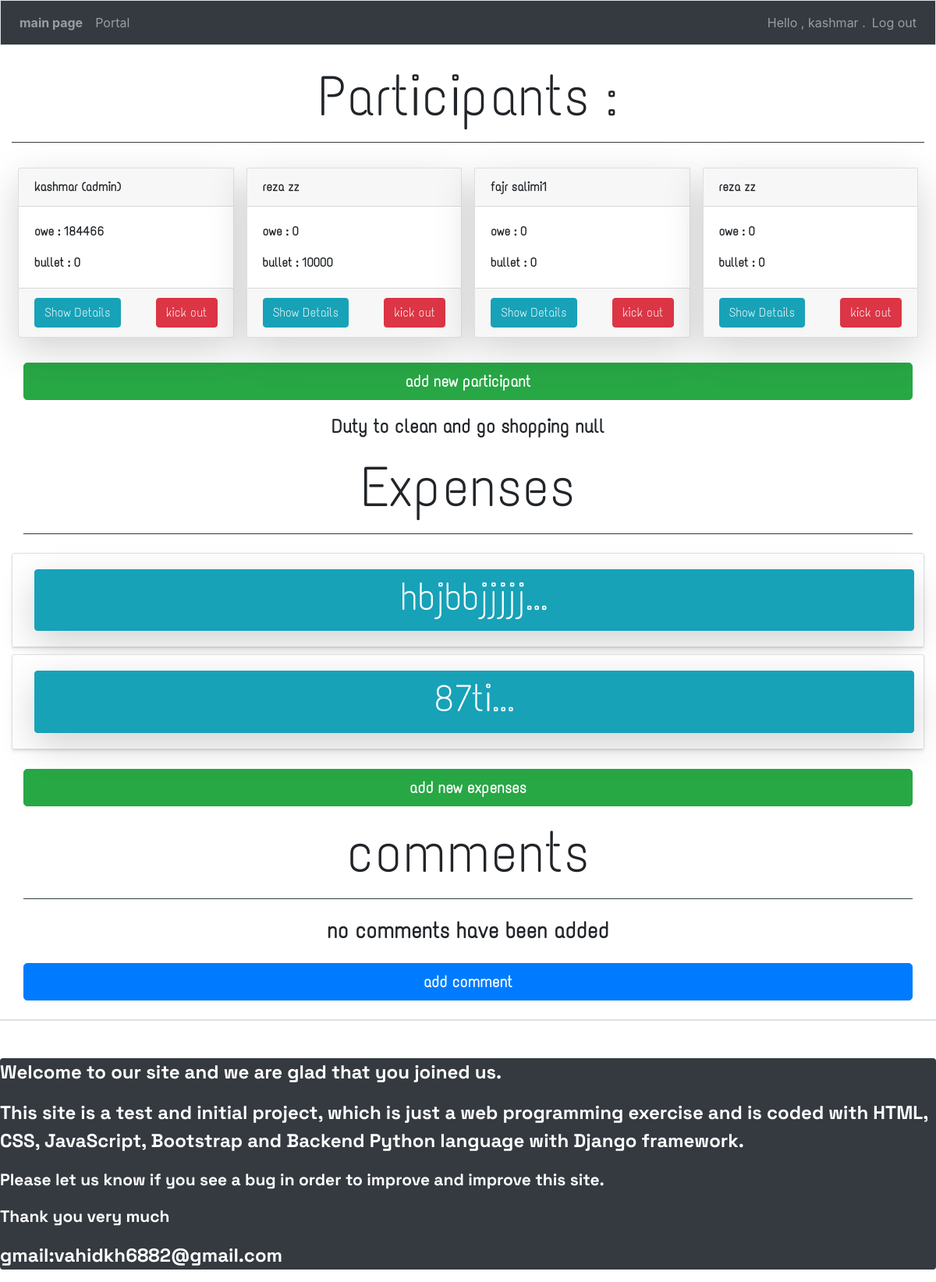
Page /cartable/ (signed in) on the earlier database version.
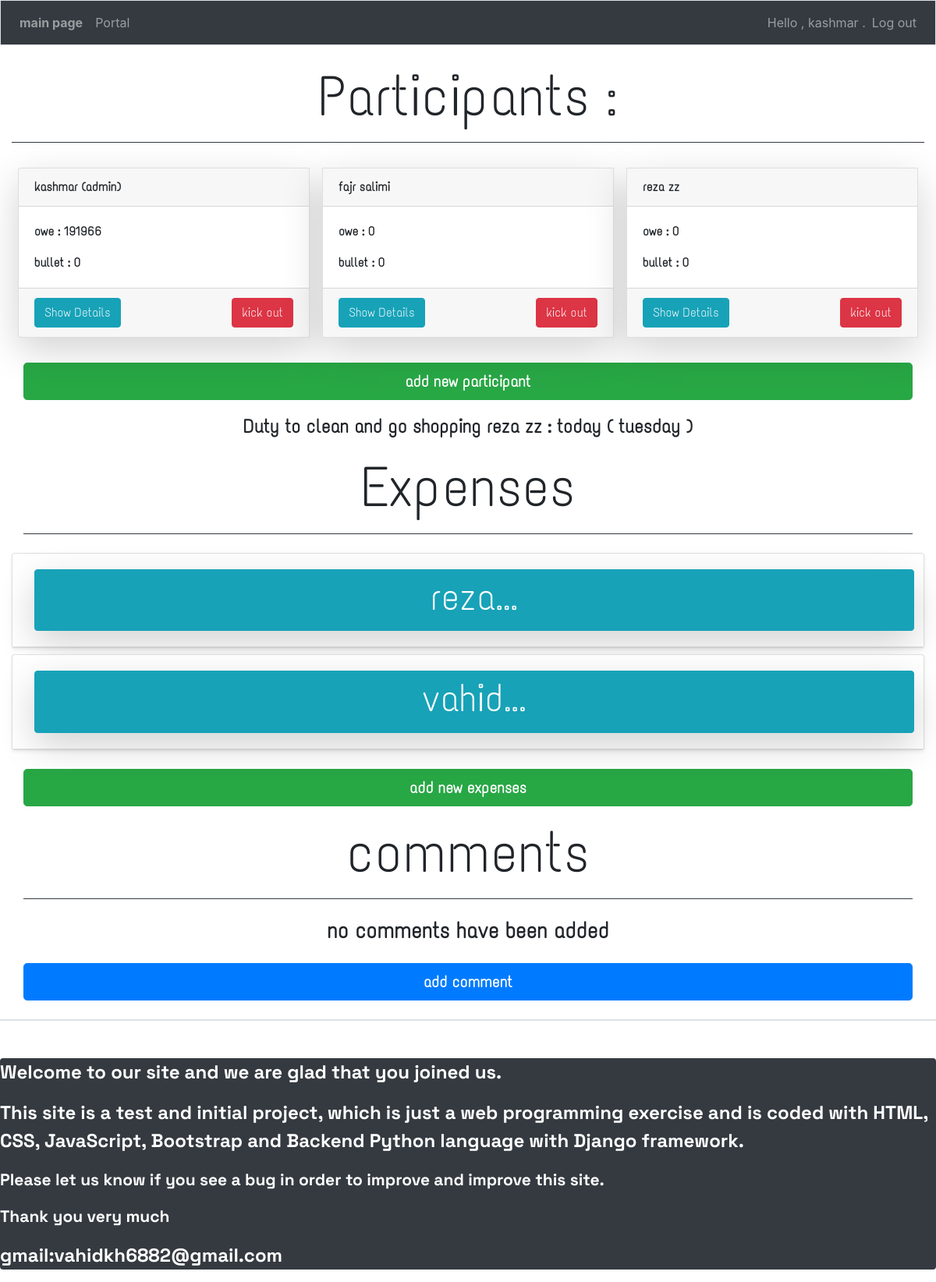
Same page on the later database version.
### app1/models.py (models this page shows)
class Person(models.Model):
    CHOICES=(('5','saturday'),('6','sunday'),('0','monday'),('1','tuesday'),('2','thursday'),('3','wednesday'),('4','friday'))
    captain=models.ForeignKey(User,on_delete=models.CASCADE)
    adminswitch=models.BooleanField(default=False)
    name=models.CharField(max_length=200)
    lastname=models.CharField(max_length=200)
    owe=models.IntegerField()
    bullet=models.IntegerField()
    week = models.TextField(max_length=20,choices=CHOICES,default="user")
    def __str__(self):
        return self.name + " " + self.lastname

class Expenses(models.Model):
    person=models.ForeignKey(User, on_delete = models.CASCADE)
    name=models.TextField()
    cost=models.IntegerField()
    date_added = models.DateTimeField(auto_now_add=True)
    class Meta :
        verbose_name_plural='expenses'
    def __str__(self):
        return f"{self.name[:50]}..."

### app1/views.py (the view)
# urls.py: path('cartable/',views.person,name='person'),
@login_required
def person(request):                                                #persons list with expenses in cartable
    CHOICES={'5':'saturday','6':'sunday','0':'monday','1':'tuesday','2':'thursday','3':'wednesday','4':'friday'}
    person=Person.objects.filter(captain=request.user)
    comments=Comment.objects.filter(userpage=request.user)
    expenses=Expenses.objects.filter(person=request.user).order_by('date_added')
    dt = datetime.now()
    day=dt.weekday()
    duty_owner = 'null'
    for person_duty in person:
        if person_duty.week == str(day) :
            duty_owner = person_duty.name + " " + person_duty.lastname + " : today ( " + CHOICES[person_duty.week] + " )"
            break
    s=1
    x=[]
    for i in reversed(expenses):
        x.append(i)
        if(s>=5):
            break
        s=s+1
    content={'person':person,'expenses':x ,'comments':comments,'duty_owner':duty_owner}
    return render(request,'app1/person.html',content)

### app1/templates/app1/person.html (shortened to what this page needs)
{% extends "app1/base.html" %}
{% block content %}
    <p class="text-center display-4 mt-4" style="font-size:6vw;">Participants :</p>
    <div class="border-bottom border-dark mb-4"></div>
    <div class="col">
            <div class="row card-group font-weight-bolder d-flex justify-content-center" style="font-family:eng2;">
                {% for x in person %}
                <div class="card shadow-lg m-2">
                    <div class="card-header">{{x}}</div>
                    <div class="card-body">
                        <p class="card-text">owe : {{x.owe}}</p>
                        <p class="card-text">bullet : {{x.bullet}}</p>
                    </div>
                    <div class="card-footer d-flex justify-content-between">
                        <a class="btn btn-info" href="{% url 'app1:persons' x.id %}">Show Details</a>
                        <button class="btn btn-danger" data-toggle="modal" data-target="#modaldel{{x.id}}">kick out</button>
                    </div>
                </div>
                {% empty %}
                <h3 class="text-center mt-4">no participant have been added</h3>
                {% endfor %}
            </div>
            <p><a class="btn btn-success btn-lg btn-block mt-4 font-weight-bolder" href="{% url 'app1:new_person' %}" class="ml-auto">add new participant</a></p>
            <p class="text-center font-weight-bold" style="font-size:2vw;">Duty to clean and go shopping  {{duty_owner}}</p>
            <p class="display-4 text-center" style="font-size:6vw;">Expenses</p>
            <div class="border-bottom mb-4 border-dark "></div>
            <div class="row d-flex flex-column " style="font-family:eng5;">
                    {% for y in expenses %}
                    <div class="card flex-fill mb-2 shadow-sm" style="font-family:eng2;">
                        <div class="card-header bg-white">
                            <button class="btn btn-block btn-info m-2 shadow-lg" data-toggle="collapse" data-target="#expense{{y.id}}">
                                <h3 style="font-size:4vw;">{{y}}</h3>
                            </button>
                       </div>
                    </div>
                    {% empty %}
                    <h3 class="text-center font-weight-bolder m-4">no expenses have been added</h3>
                    {% endfor %}
            </div>
            <p><a class="btn btn-success btn-lg btn-block mt-3 font-weight-bolder" href="{% url 'app1:new_expenses' %}">add new expenses</a></p>
            <p class="display-4 text-center" style="font-size:6vw;">comments</p>
            <div class="border-bottom border-dark"></div>
            <div class="col font-weight-bolder" style="font-family:eng2;">
                {% for z in comments %}
                <div class="media border p-3 mt-3 mb-3 row">
                    <div class="media-body">
                        <h4 style="font-size:2vw;">{{z.name}} posted on {{z.date_added|date:'M d, Y H:i'}}</h4>
                        <p>{{z.text}}</p>
                    </div>
                </div>
                {% empty %}
                <h3 class="m-4 text-center font-weight-bolder">no comments have been added</h3>
                {% endfor %}
            </div>
            <a class="btn btn-primary btn-lg btn-block font-weight-bolder" href="{% url 'app1:comment' %}">add comment</a>
    </div>
        <div class="row bg-light border mt-4"></div>
    </div>
{% endblock content %}

### app1/templates/app1/base.html (shortened to what this page needs)
{% load bootstrap4 %}
{% load static %}
<!doctype html>
<html lang="en">
   <head>
      <link rel="stylesheet" href="{% static 'style.css' %}" type="text/css">
      {% bootstrap_css %}
   </head>
   <body>
       <nav class="navbar navbar-expand-md navbar-dark bg-dark mb-1 border fixed-top">
         <ul class="navbar-nav">
            <li class="nav-item">
               <a class="nav-link font-weight-bold" href="{% url 'app1:index' %}">main page</a>
            </li>
         </ul>
         <div id="navbarCollapse" class="collapse navbar-collapse">
            <ul class="navbar-nav mr-auto">
               <li class="nav-item">
                  <a class="nav-link" href="{% url 'app1:person' %}">Portal</a>
               </li>
            </ul>
            <ul class="navbar-nav ml-auto">
               {% if user.is_authenticated %}
                  <li class="nav-item">
                     <span class="navbar-text">Hello , {{user.username}} .</span>
                  </li>
                  <li class="nav-item">
                     <a class="nav-link" href="{% url 'users:logout' %}">Log out</a>
                  </li>
               {% endif %}
            </ul>
         </div>
       </nav>
       <main role="main" class="container-fluid sizemax mt-5 mb-5" >
         <div class="pb-2 mb-1">
         </div>
         <div style="font-family:eng2;">
            {% block content %}{% endblock content %}
       </main>
       <div class="bg-dark rounded text-white lead strong" style="font-family:eng5;font-size:2vw;bottom:0;">
         <p>Welcome to our site and we are glad that you joined us.</p>
         <p >This site is a test and initial project, which is just a web programming exercise and is coded with HTML,
             CSS, JavaScript, Bootstrap and Backend Python language with Django framework. </p>
         <p class="small">Please let us know if you see a bug in order to improve and improve this site.</p>
         <p class="small">Thank you very much</p>
         <p>gmail:vahidkh6882@gmail.com</p>
       </div>
   </body>
</html>

Differences in the rows shown:
removed Person: name+lastname "reza zz", owe "0", bullet "10000"
removed Person: name+lastname "fajr salimi1", owe "0", bullet "0"
removed Expenses: name "hbjbbjjjjj..."
removed Expenses: name "87ti..."
changed Person "kashmar (admin)": owe "184466" → "191966"
added Person: name+lastname "fajr salimi", owe "0", bullet "0"
added Expenses: name "reza..."
added Expenses: name "vahid..."
Other differences:
{{ duty_owner }}: "null" → "reza zz : today ( tuesday )"
